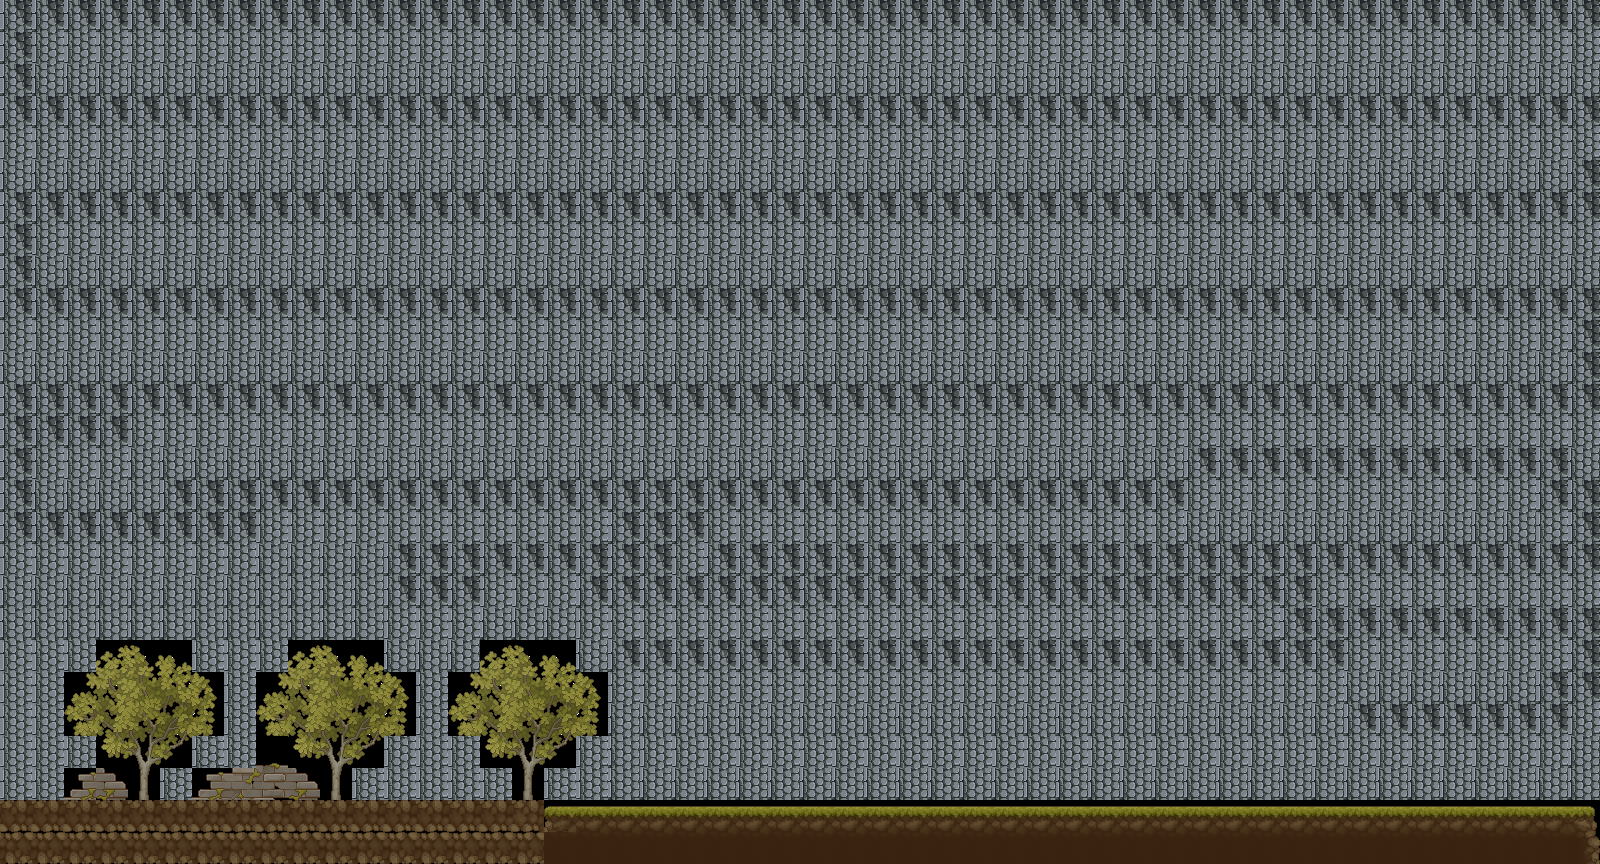

Below is a game level as drawn by its tile map, then a one-line description and the .tmx that defines it (tile-layer data replaced by summaries):
An orthogonal 50x27 tile map with 32x32 px tiles, 1 tile layer (Слой тайлов 1), 1 hidden layer not drawn and 7 objects (5x solid, player, easyEnemy).

<map version="1.0" orientation="orthogonal" renderorder="right-down" width="50" height="27" tilewidth="32" tileheight="32" nextobjectid="17">
 <tileset firstgid="1" name="Merged_document" tilewidth="32" tileheight="32">
  <image source="../FilesTheTiles/Texture/Merged_document.png" trans="ffffff" width="1024" height="3174" />
 </tileset>
 <layer name="BackGround" width="50" height="27" visible="0">
  <data>[1350 cells, 1350 non-empty, 3 distinct tile ids]</data>
 </layer>
 <layer name="Слой тайлов 1" width="50" height="27">
  <data>[1350 cells, 1350 non-empty, 32 distinct tile ids]</data>
 </layer>
 <objectgroup name="Object">
  <object id="1" name="solid" x="545.275" y="806.208" width="1045.41" height="6.40316" rotation="-0.0448847" />
  <object id="2" name="player" x="353.25" y="769" width="40" height="30" />
  <object id="3" name="easyEnemy" x="986.917" y="708.583" width="200" height="97" />
  <object id="5" name="solid" x="1507.64" y="616.545" width="28" height="189" />
  <object id="7" name="solid" x="876" y="649.5" width="20" height="156" />
  <object id="10" name="solid" x="34.25" y="641.5" width="11" height="158" />
  <object id="16" name="solid" x="0.295" y="800.132" width="545.168" height="5.98097" rotation="-0.0448847" />
 </objectgroup>
</map>
